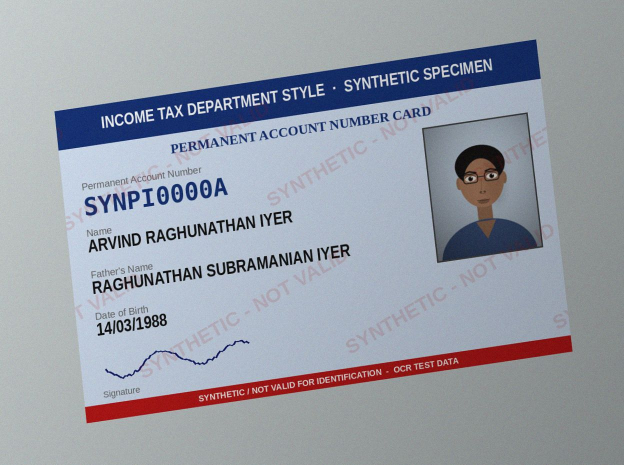
#> input picture backend/tests/fixtures/synthetic_kyc/synthetic_kyc/veridoc_synthetic_kyc/veridoc_synthetic_kyc/applicant_01_arvind_iyer/pan/pan_front_degraded.jpg, 1248 x 930 px (shown at 1/2 size)
$ python -i ocr_baseline.py   (imports and definitions only)
#> lines starting #> are read from the running program, lines starting #| are printed output that depends on the picture; after the words box and inside, x2 and y2 are one past the last pixel; in counts of white or black regions, pixels touching at a corner belong together
#> further down, picture is the input picture: shape (930, 1248, 3); mean B, G, R 168.1, 158.1, 153.1
#!/usr/bin/env python3
"""Optional baseline: run Tesseract on every image (raw vs OpenCV-preprocessed) and
report how often the document's identifier (from ground_truth.json) is recovered.
Usage: python ocr_baseline.py [dataset_dir]   (needs: tesseract, pytesseract, opencv-python)"""
import sys, os, json, re, cv2, numpy as np, pytesseract

root = sys.argv[1] if len(sys.argv) > 1 else os.path.dirname(os.path.abspath(__file__))
# [1 line not run here, left out]
ID_KEY = dict(aadhaar="aadhaar_number", pan="pan_number", passport="passport_number", voter_id="epic_number", driving_licence="dl_number")
norm = lambda s: re.sub(r"[^A-Z0-9]", "", s.upper())
lenient = lambda s: norm(s).replace("O", "0").replace("I", "1").replace("L", "1").replace("S", "5")
SIDES_WITH_ID = ("front",)   # ID number is printed on the front side (Aadhaar back repeats it)

def preprocess(img):
    g = cv2.cvtColor(img, cv2.COLOR_BGR2GRAY)
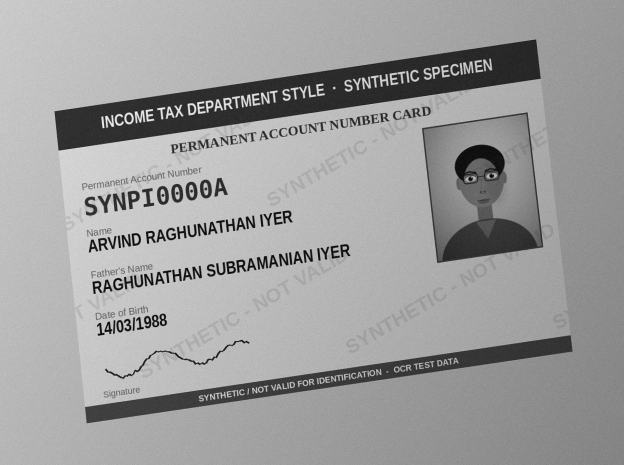
#> g: shape (930, 1248) (shown at 1/2 size); min 0, max 253, mean 157.6
    g = cv2.resize(g, None, fx=1.5, fy=1.5, interpolation=cv2.INTER_CUBIC)
#> g: shape (1395, 1872)
    g = cv2.createCLAHE(2.0, (8, 8)).apply(g)
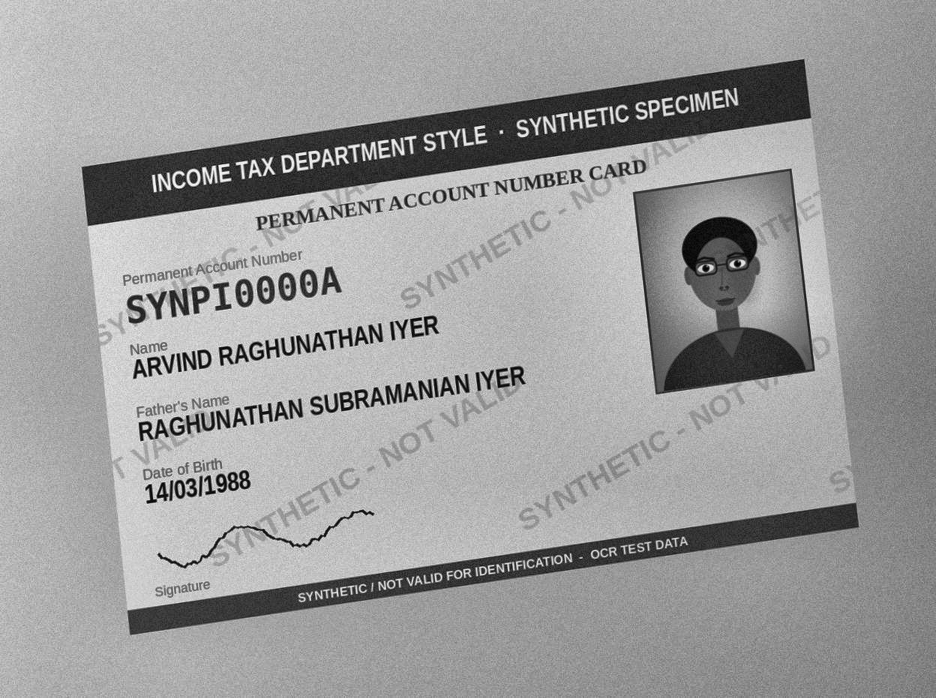
#> g: shape (1395, 1872) (shown at 1/2 size); min 0, max 255, mean 156.2
    g = cv2.fastNlMeansDenoising(g, None, 12)
    # deskew with Tesseract OSD fallback to minAreaRect
    try:
        osd = pytesseract.image_to_osd(g, config="--psm 0 -c min_characters_to_try=5")
        rot = int(re.search(r"Rotate: (\d+)", osd).group(1))
        if rot: g = np.rot90(g, k=(360 - rot) // 90)
    except Exception: pass
    th = cv2.threshold(g, 0, 255, cv2.THRESH_BINARY + cv2.THRESH_OTSU)[1]
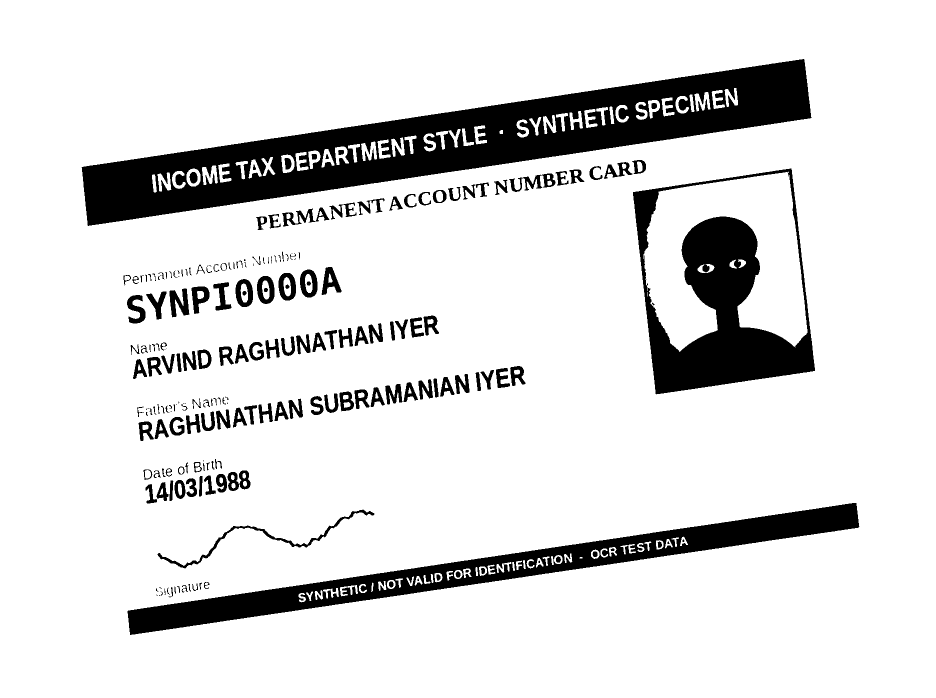
#> th: shape (1395, 1872) (shown at 1/2 size); 86.9% white; 221 black regions (40 under 20 px), largest, box (x1, y1, x2, y2) and area: (163, 118, 1623, 452) 153974, (255, 1006, 1719, 1270) 66354, (1266, 337, 1630, 789) 63837
    coords = np.column_stack(np.where(th < 128)).astype(np.float32)
#> coords = 341578 pairs, first value 118 to 1269, second value 163 to 1718
    if len(coords) > 100:
        ang = cv2.minAreaRect(coords[:, ::-1].copy())[-1]; ang = -(90 + ang) if ang < -45 else -ang
#> after `ang = cv2.minAreaRect(coords[:, ::-1].copy())[-1]`: ang = -8.38
#> after `ang = -(90 + ang) if ang < -45 else -ang`: ang = 8.38
        if abs(ang) < 25:
            h, w = g.shape; M = cv2.getRotationMatrix2D((w / 2, h / 2), -ang, 1)
#> after `h, w = g.shape`: h = 1395; w = 1872
#> after `M = cv2.getRotationMatrix2D((w / 2, h / 2), -ang, 1)`: M = [[0.989, -0.146, 111.7], [0.146, 0.989, -129]]
            g = cv2.warpAffine(g, M, (w, h), flags=cv2.INTER_CUBIC, borderValue=255)
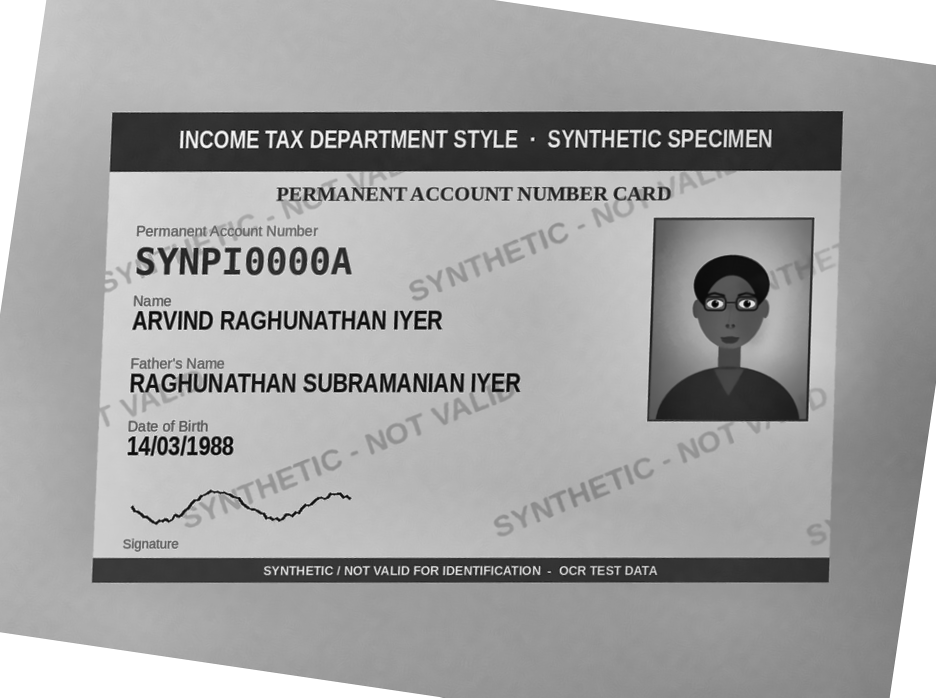
#> g: shape (1395, 1872) (shown at 1/2 size); min 0, max 255, mean 162.4
    return cv2.adaptiveThreshold(g, 255, cv2.ADAPTIVE_THRESH_GAUSSIAN_C, cv2.THRESH_BINARY, 41, 15)
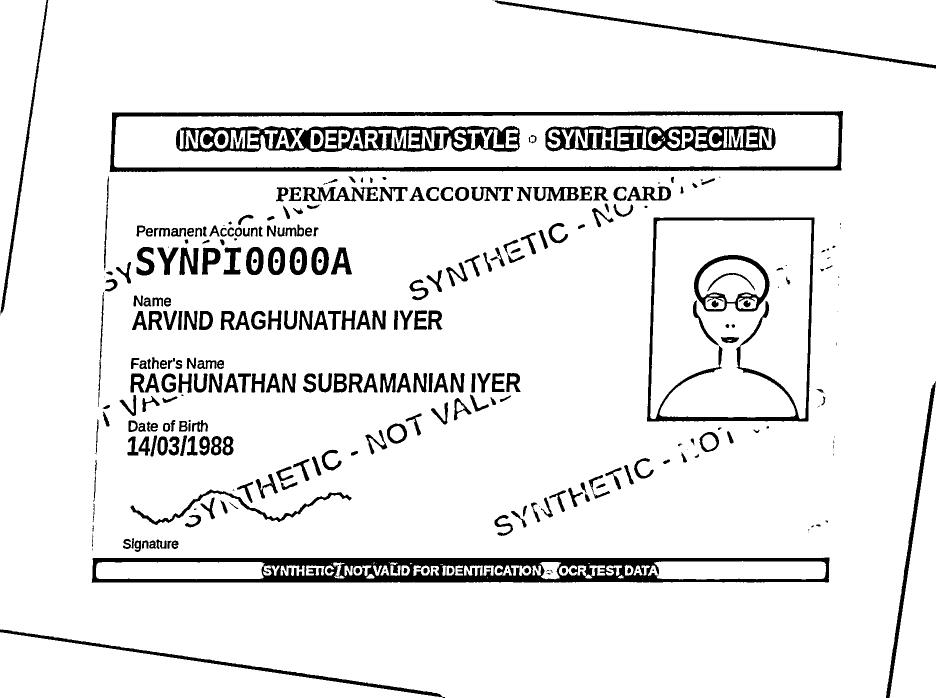
#> returned value: shape (1395, 1872) (shown at 1/2 size); 91.7% white; 335 black regions (55 under 20 px), largest, box (x1, y1, x2, y2) and area: (183, 1115, 1659, 1166) 37934, (219, 222, 1686, 344) 24134, (352, 251, 1040, 304) 18208

from collections import defaultdict
stat = defaultdict(lambda: [0, 0, 0]); tot = hit_raw = hit_pre = 0
# [15 lines not run here, left out]

>>> import cv2
>>> picture = cv2.imread('applicant_01_arvind_iyer/pan/pan_front_degraded.jpg')
>>> result = preprocess(picture)
